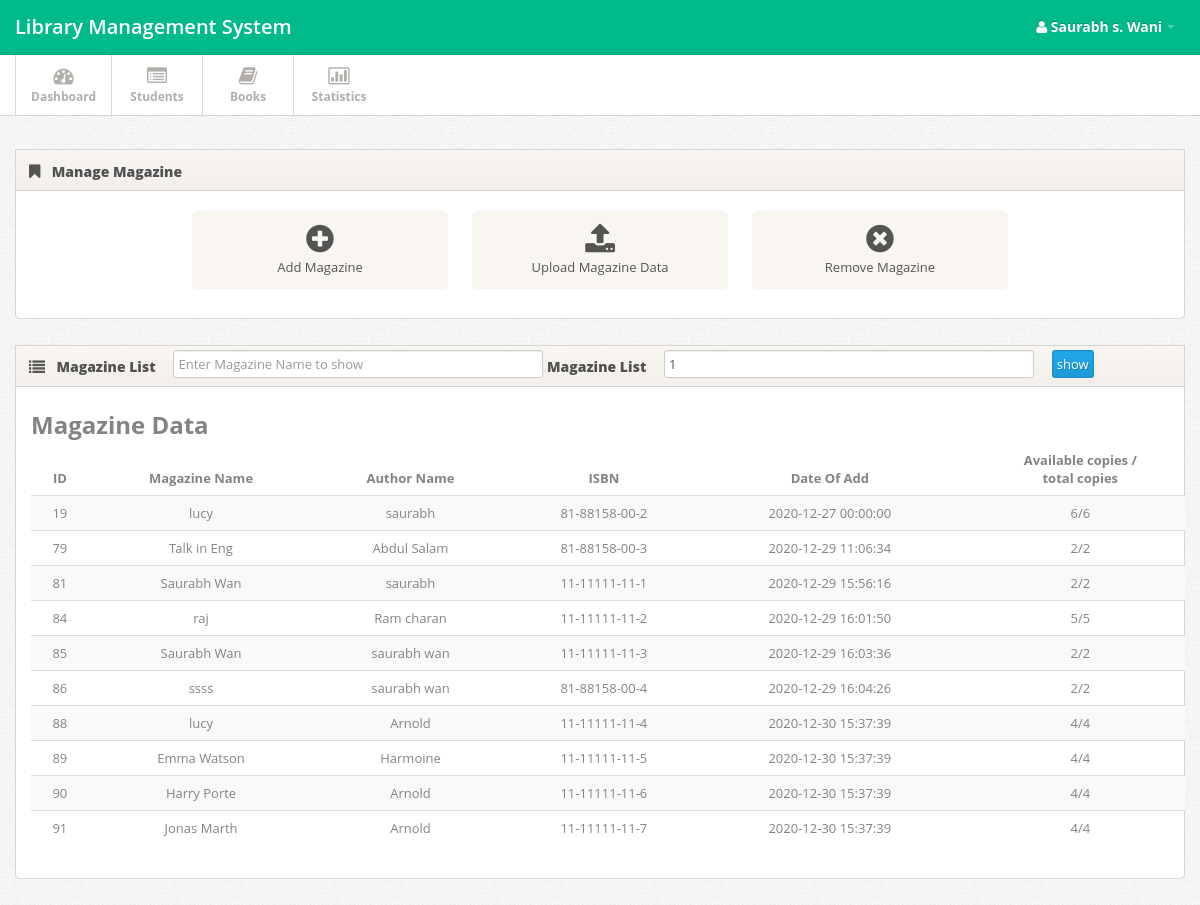
Page /magazine.php (signed in) on the earlier database version.
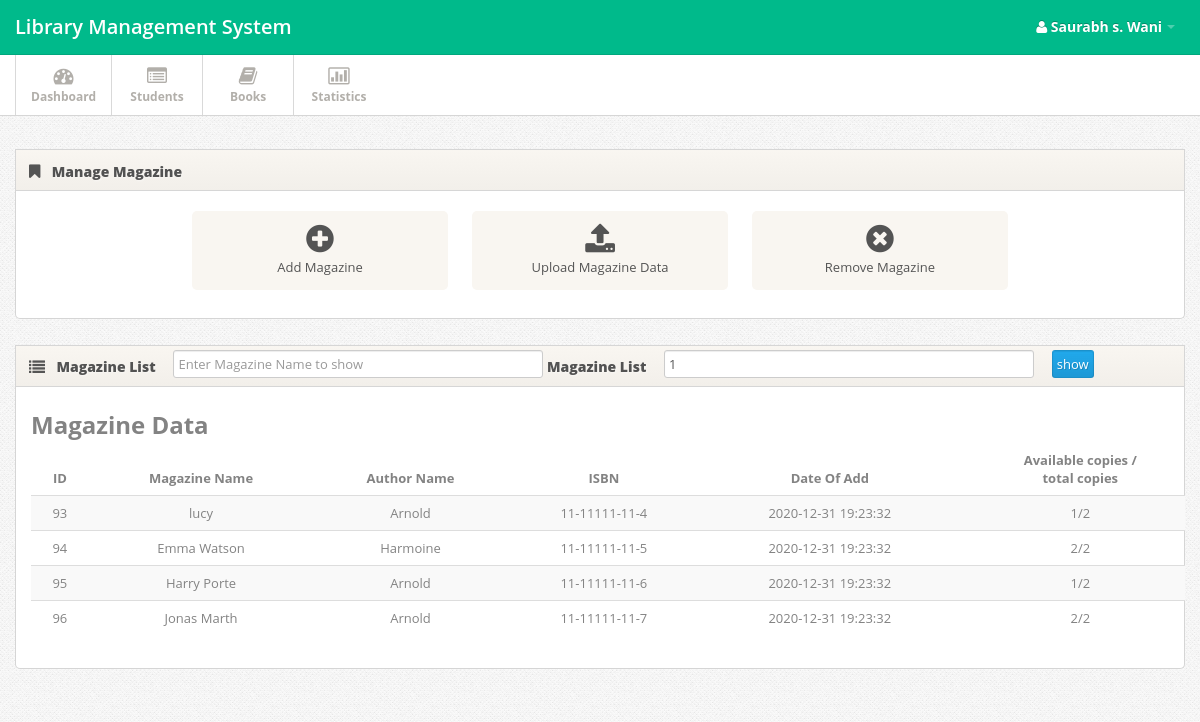
Same page on the later database version.
### tables this page shows
CREATE TABLE `magazine` (
  `id` int(11) NOT NULL,
  `name` varchar(11) NOT NULL,
  `author` varchar(11) NOT NULL,
  `dateadd` datetime NOT NULL DEFAULT current_timestamp(),
  `addedby` varchar(1000) NOT NULL,
  `isbn` longtext NOT NULL
);

### fun.php (called while the page is built, shortened)
<?php
function select($var,$col,$condtn)
{
	$query="SELECT $var FROM $col $condtn";
	$sql=mysqli_query($GLOBALS['connection'],$query);
	return $sql;
}
?>

### magazine.php (the view, shortened to what this page needs)
<?php
include('header.php');
?>
<div class="span12">
  <div class="widget">
    <div class="widget-header"> <i class="icon-bookmark"></i>
      <h3>Manage Magazine</h3>
    </div>
    <div class="widget-content">
      <div class="shortcuts">
        <a href="#myModal" role="button" data-toggle="modal" class="shortcut"><i class="shortcut-icon icon-plus-sign"></i><span class="shortcut-label">Add Magazine</span> </a>
        <a href="#myModal3" role="button" data-toggle="modal" class="shortcut"><i class="shortcut-icon icon-upload-alt"></i><span class="shortcut-label">Upload Magazine Data</span> </a>
        <a href="#myModal2" role="button" data-toggle="modal" class="shortcut"><i class="shortcut-icon icon-remove-sign"></i> <span class="shortcut-label">Remove Magazine</span> </a>
      </div>
    </div>
  </div>
  <div class="widget">
    <div class="widget-header"><i class='icon-list'></i>
      <h3>
        <?php
        $result=select("*","magazine","WHERE 1");
        $row=mysqli_num_rows($result);
        if($row!=0){ ?>
          <form  action="Magazine.php" method="GET" >
            Magazine List
            &emsp;<input class="span4 m-wrap" type="text" name="mgn" placeholder="Enter Magazine Name to show">
            Magazine List
            &emsp;<input class="span4 m-wrap" type="number" name="cnt" autocomplete="off" placeholder="Enter records number to show" value="1">
            &emsp;<input type="submit" class="btn-primary" value="show">
          </form>
        <?php } ?>
      </h3>
    </div>
    <div class="widget-content">
      <div class="container">
        <h2>Magazine Data</h2>
        <table class="table table-striped">
          <thead>
            <tr>
              <th><center>ID</center></th>
              <th><center>Magazine Name</center></th>
              <th><center>Author Name</center></th>
              <th><center>ISBN</center></th>
              <th><center>Date Of Add</center></th>
              <th><center>Available copies /<br> total copies</center></th>
            </tr>
          </thead>
          <tbody>
            <?php
            function res(){$cnt=25;
              $result=select("*","magazine","ORDER BY id  LIMIT $cnt ");}
              if(isset($_GET['cnt']) && isset($_GET['mgn']))
              {
                $mgn = trim($_GET['mgn']);
                $cnt = $_GET['cnt'];
                if($mgn == null)
                {
                  res();
                }else
                {$result=select("*","magazine","WHERE name LIKE '%$mgn%' ORDER BY id ASC LIMIT $cnt ");}
              }
              else
              {
                res();
              }
              while($std=mysqli_fetch_assoc($result))
              {
                $copyid=$av=0;
                $i=$std['id'];
                echo "<tr>
                <td><center> ".$i."</center></td>
                <td><center> ".$std['name']."</center></td>
                <td><center> ".$std['author']."</center></td>
                <td><center> ".$std['isbn']."</center></td>
                <td><center> ".$std['dateadd']."</center></td> ";
                $resultt=select("*","magazinecopy","WHERE bookid = '$i'");
                while($stdd=mysqli_fetch_assoc($resultt))
                {
                  if ($stdd['status']==1)
                  {
                  $av=$av+1;
                  }
                  $copyid=$copyid+1;
                }
                echo "<td><center> ".$av."/".$copyid."</center></td></tr>";
              }
              ?>
            </tbody>
          </table>
        </div>
      </div>
    </div>
  </div>
  <?php
  include('footer.php');
  ?>

Differences in the rows shown:
removed magazine: id "19", name "lucy", author "saurabh", isbn "81-88158-00-2", dateadd "2020-12-27 00:00:00", av "6", copyid "6"
removed magazine: id "79", name "Talk in Eng", author "Abdul Salam", isbn "81-88158-00-3", dateadd "2020-12-29 11:06:34", av "2", copyid "2"
removed magazine: id "81", name "Saurabh Wan", author "saurabh", isbn "11-11111-11-1", dateadd "2020-12-29 15:56:16", av "2", copyid "2"
removed magazine: id "84", name "raj", author "Ram charan", isbn "11-11111-11-2", dateadd "2020-12-29 16:01:50", av "5", copyid "5"
removed magazine: id "85", name "Saurabh Wan", author "saurabh wan", isbn "11-11111-11-3", dateadd "2020-12-29 16:03:36", av "2", copyid "2"
removed magazine: id "86", name "ssss", author "saurabh wan", isbn "81-88158-00-4", dateadd "2020-12-29 16:04:26", av "2", copyid "2"
removed magazine: id "88", name "lucy", author "Arnold", isbn "11-11111-11-4", dateadd "2020-12-30 15:37:39", av "4", copyid "4"
removed magazine: id "89", name "Emma Watson", author "Harmoine", isbn "11-11111-11-5", dateadd "2020-12-30 15:37:39", av "4", copyid "4"
removed magazine: id "90", name "Harry Porte", author "Arnold", isbn "11-11111-11-6", dateadd "2020-12-30 15:37:39", av "4", copyid "4"
removed magazine: id "91", name "Jonas Marth", author "Arnold", isbn "11-11111-11-7", dateadd "2020-12-30 15:37:39", av "4", copyid "4"
added magazine: id "93", name "lucy", author "Arnold", isbn "11-11111-11-4", dateadd "2020-12-31 19:23:32", av "1", copyid "2"
added magazine: id "94", name "Emma Watson", author "Harmoine", isbn "11-11111-11-5", dateadd "2020-12-31 19:23:32", av "2", copyid "2"
added magazine: id "95", name "Harry Porte", author "Arnold", isbn "11-11111-11-6", dateadd "2020-12-31 19:23:32", av "1", copyid "2"
added magazine: id "96", name "Jonas Marth", author "Arnold", isbn "11-11111-11-7", dateadd "2020-12-31 19:23:32", av "2", copyid "2"
